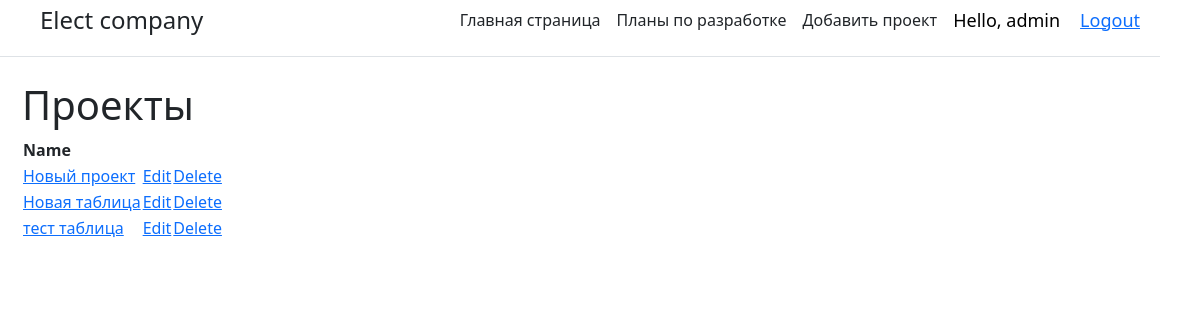
Before: / (signed in) with the older database file.
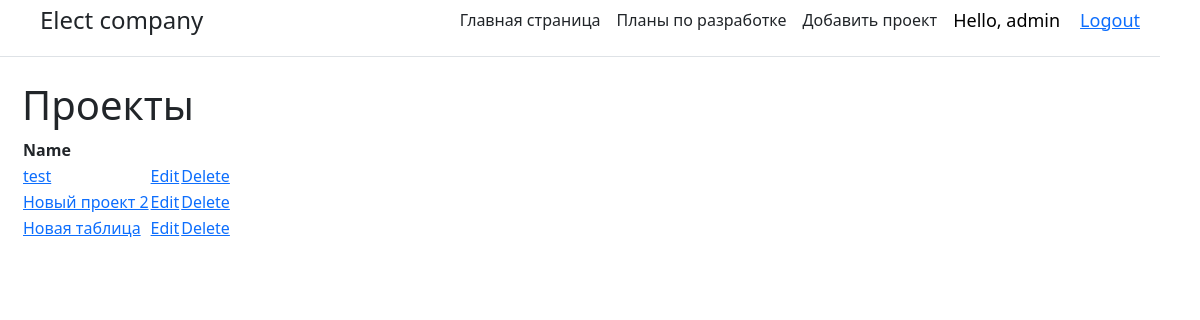
After: the same page with the newer database file.
### main/models.py (models this page shows, shortened)
class Task(models.Model):
    name_task = models.CharField('Название', max_length=50)
    title = models.CharField('Название', max_length= 50)
    title2 = models.CharField('Название', max_length=50)
    task = models.CharField('Описание', max_length=50)
    created_time = models.DateTimeField(auto_now_add=True)
    column_sep = models.CharField('Разделитель', max_length= 50)
    int_min = models.IntegerField(default=0)
    int_max = models.IntegerField(default=0)
    order = models.IntegerField(default=0)
    str_char = models.CharField('Скобки', max_length=50)
    class Meta:
        verbose_name = 'Задача'
        verbose_name_plural = 'Задачи'

### main/views.py (the view)
# urls.py: path('', views.index, name = 'home'),
@login_required(login_url='login')
def index(request):
    tasks = Task.objects.order_by('-id')[:3]
    return render(request,'main/index.html', {'title':'Главная страница сайта', 'tasks': tasks})

### main/templates/main/index.html (shortened to what this page needs)
{% extends 'main/base.html'%}
{% block content %}
    <h1> Проекты</h1>
<table>
    <thead>
        <tr>
            <th>Name</th>
            <th> </th>
        </tr>
    </thead>
    <tbody>
        {% if user == request.user %}
            {%if tasks%}
                {% for element in tasks%}
                <tr >
                    <td><a href="{%url 'project' element.id%}">{{element.name_task}}</a><br>
                    </td>
                    <td><a href="{% url 'update' element.id%}">Edit</a></td>
                    <td><a href="{% url 'delete' element.id%}">Delete</a></td>
                </tr>
                {%endfor%}
            {%else%}
            <p>У нас нет записей</p>
            {%endif%}
        {%endif%}
    </tbody>
</table>
{%endblock%}

Changed rows visible on the page:
no longer on this page (row unchanged): Task: name_task "тест таблица"
added Task: name_task "test"
changed Task: name_task "Новый проект" → "Новый проект 2"
